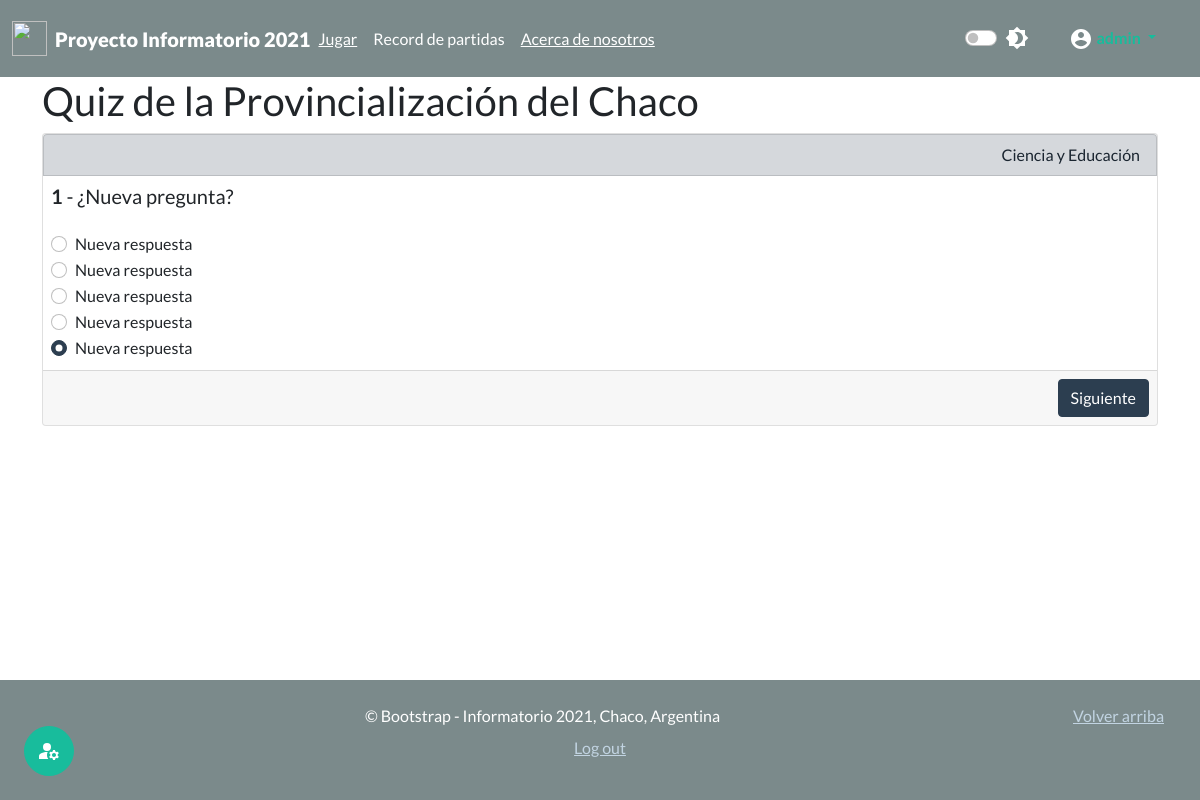
The page /partida/jugar/ (signed in) on the database its author committed.
### juego_chaco/models.py (models this page shows, shortened)
class Pregunta(models.Model):
    autor = models.ForeignKey(User, on_delete=models.CASCADE) #modificar mas adelante
    pregunta = models.CharField(max_length=500)
    clasificacion = models.CharField(max_length=30,choices=Clasificacion.choices,default=Clasificacion.GEOGRAFIA,)
    fecha_creacion = models.DateTimeField(auto_now_add=True, editable=False)
    fecha_modificacion = models.DateTimeField(auto_now=True)

class Respuesta(models.Model):
    id_pregunta=models.ForeignKey(Pregunta, on_delete=models.CASCADE)
    es_correcta=models.BooleanField(default=False)
    respuesta=models.CharField(max_length=500)

### juego_chaco/views.py (the view, shortened to what this page needs)
# urls.py: path('jugar/',views.jugar,name="jugar"),
@login_required(login_url="login")
def jugar(request,cant=0,temas=0):
    cant = request.GET.get('level', 0)
    temas = request.GET.get('temas', 0)
    lista_respuestas=generar_cuestionario((5+int(cant)),temas) #generar un cuestionario con 5 preguntas
    if lista_respuestas == "ERROR":
        messages.add_message(request, messages.ERROR, 'No hay suficientes preguntas, pruebe otra configuración.')
        return redirect("/partida/nuevo/") #regresa la direccion con 'next'
    context={"juego":lista_respuestas}
    return render(request,'juego/jugar.html',context)

### juego_chaco/views.py (called while the page is built)
def generar_cuestionario(cantidad,temas):
    if temas: #si se definieron temas
        temas=temas.split('!')[0:-1]
        random_preguntas=Pregunta.objects.filter(clasificacion__in=temas).order_by('?')[:cantidad]
    else: #si no se definieron temas
        random_preguntas=Pregunta.objects.order_by('?')[:cantidad]
    if len(random_preguntas)<cantidad:
        return "ERROR"
    lista_respuestas={}
    numero_pregunta=1 #siempre habrá una pregunta como mínimo
    for i in random_preguntas:
        i_respuestas=Respuesta.objects.filter(id_pregunta=i.pk).order_by('?')
        lista_respuestas[i]=[numero_pregunta,i_respuestas,nombre_clasificaciones[i.clasificacion]]
        numero_pregunta+=1
    return lista_respuestas

### templates/juego/jugar.html (shortened to what this page needs)
{% extends 'base.html' %}
{% load static %}
{% block content %}
<div class="container">
    <h5 class="display-6"><b>Quiz de la Provincialización del Chaco</b></h5>
    <form name="myForm" method="POST">
        <div class="container">
            {% for i,j in juego.items %}
            <div class="row">
                <div class="mi-separador card h-100 pregunta p-0" id="{{j.0}}">
                    <li class="list-group-item list-group-item-primary text-right">{{j.2}}</li>
                    <h5 class="card-title p-2"><b>{{j.0}}</b> - ¿{{i.pregunta}}?</h5>
                    <div class="card-body p-2">
                    {% for r in j.1%}
                    <div class="form-check">
                        <input required class="form-check-input" checked="checked" type="radio" name="RadioRespuesta_{{j.0}}" id="RespuestaInput_{{r.pk}}" value="{{r.pk}}" >
                        <label class="form-check-label" for="RespuestaInput_{{r.pk}}">{{r.respuesta}}</label>
                    </div>
                    {% endfor %}
                    </div>
                    <div class="card-footer text-right p-2" style="margin-top: auto;">
                        <button type="button" class="btn btn-dark prev">Anterior</button> <button type="button" class="btn btn-primary next">Siguiente</button>
                    </div>
                </div>
            </div>
            {% endfor %}
        </div>
    </form>
</div>
{% endblock  %}

### Proyecto_InfoCh2021/static/css/main.css (style rules this page uses)
.text-right { text-align:right!important }

### rows shown on the page
Pregunta: j "Ciencia y Educación", autor "1", pregunta "Nueva pregunta"
Respuesta: respuesta "Nueva respuesta"
Respuesta: respuesta "Nueva respuesta"
Respuesta: respuesta "Nueva respuesta"
Respuesta: respuesta "Nueva respuesta"
Respuesta: respuesta "Nueva respuesta"
